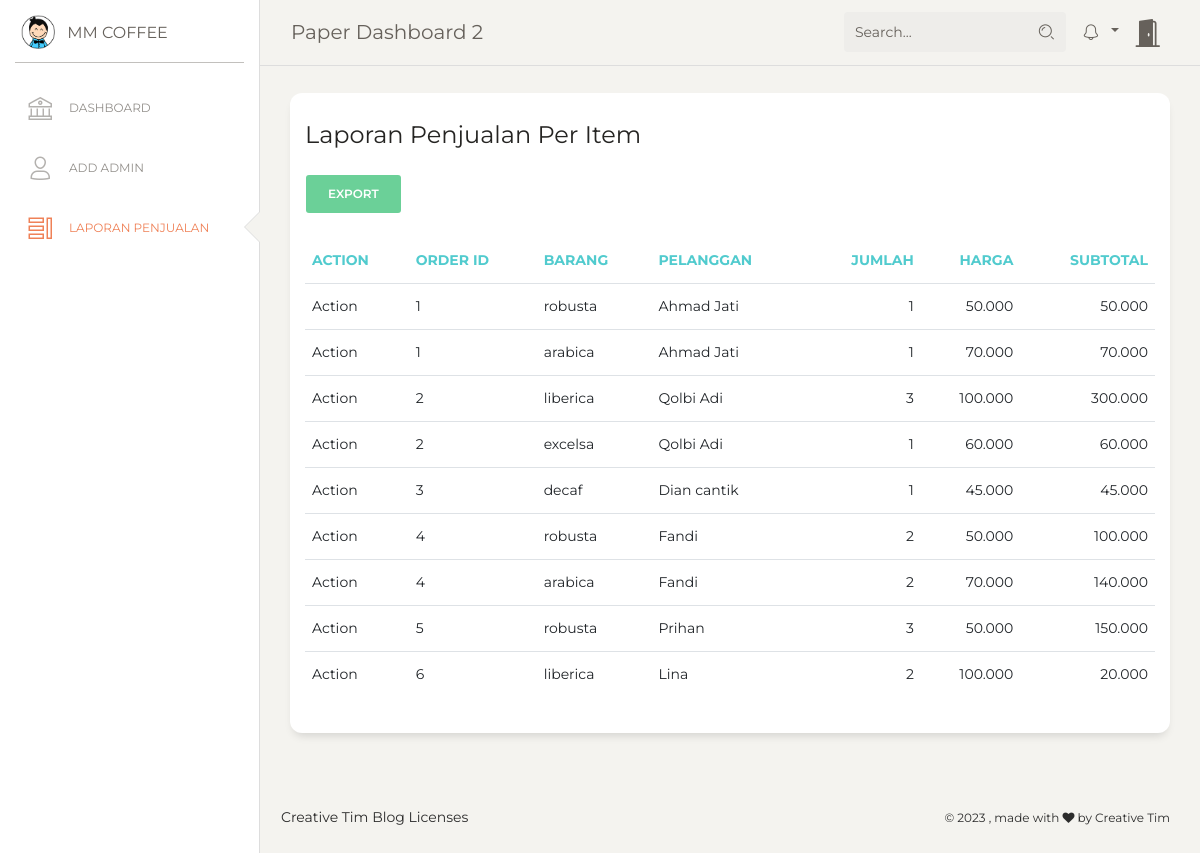
Page /owner/tables.php on the committed database.
### tables this page shows
CREATE TABLE `order_detail` (
  `orderDetail_id` int(11) NOT NULL,
  `produk_id` int(11) NOT NULL,
  `order_id` int(11) NOT NULL,
  `admin_id` int(11) NOT NULL,
  `quantity` int(11) NOT NULL,
  `harga_satuan` double NOT NULL,
  `sub_total` double NOT NULL
);

CREATE TABLE `produk` (
  `produk_id` int(11) NOT NULL,
  `nama_produk` varchar(30) NOT NULL,
  `harga_satuan` double NOT NULL,
  `stok` int(11) NOT NULL,
  `tgl_update` datetime NOT NULL DEFAULT current_timestamp() ON UPDATE current_timestamp(),
  `link_gambar` text NOT NULL
);

CREATE TABLE `order` (
  `order_id` int(11) NOT NULL,
  `date` datetime NOT NULL,
  `harga_total` double NOT NULL,
  `customer` varchar(50) NOT NULL,
  `metode_pembayaran` varchar(50) NOT NULL
);

### owner/tables.php (the view, shortened to what this page needs)
<!DOCTYPE html>
<html lang="en">
<head>
  <link href="https://maxcdn.bootstrapcdn.com/font-awesome/latest/css/font-awesome.min.css" rel="stylesheet" />
  <link rel="stylesheet" href="https://cdn.jsdelivr.net/npm/bootstrap-icons@1.10.2/font/bootstrap-icons.css">
  <link href="../assets/css/bootstrap.min.css" rel="stylesheet" />
  <link href="../assets/css/paper-dashboard.css?v=2.0.1" rel="stylesheet" />
  <link href="../assets/demo/demo.css" rel="stylesheet" />
</head>
<body class="">
  <div class="wrapper">
    <div class="sidebar" data-color="white" data-active-color="danger">
      <div class="logo">
        <a href="tables.php" class="simple-text logo-mini">
          <div class="logo-image-small">
            <img src="../assets/img/logo-small.png" />
          </div>
        </a>
        <a href="tables.php" class="simple-text logo-normal">
          MM COFFEE
        </a>
      </div>
      <div class="sidebar-wrapper">
        <ul class="nav">
          <li>
              <a href="./dashboard.php">
                <i class="nc-icon nc-bank"></i>
                <p>Dashboard</p>
              </a>
            </li>
            <li>
              <a href="./user.php">
                <i class="nc-icon nc-single-02"></i>
                <p>Add Admin</p>
              </a>
            </li>
            <li class="active">
              <a href="./tables.php">
                <i class="nc-icon nc-tile-56"></i>
                <p>Laporan Penjualan</p>
              </a>
            </li>
        </ul>
      </div>
    </div>
    <div class="main-panel">
      <nav class="navbar navbar-expand-lg navbar-absolute fixed-top navbar-transparent">
        <div class="container-fluid">
          <div class="navbar-wrapper">
            <a class="navbar-brand" href="javascript:;">Paper Dashboard 2</a>
          </div>
          <div class="collapse navbar-collapse justify-content-end" id="navigation">
            <form>
              <div class="input-group no-border">
                <input type="text" value="" class="form-control" placeholder="Search..." />
                <div class="input-group-append">
                  <div class="input-group-text">
                    <i class="nc-icon nc-zoom-split"></i>
                  </div>
                </div>
              </div>
            </form>
            <ul class="navbar-nav">
              <li class="nav-item btn-rotate dropdown">
                <a class="nav-link dropdown-toggle" href="http://example.com" id="navbarDropdownMenuLink" data-toggle="dropdown" aria-haspopup="true" aria-expanded="false">
                  <i class="nc-icon nc-bell-55"></i>
                </a>
              </li>
              <li class="nav-item-door">
                    <a href="../login/logout.php">
                      <i class="bi bi-door-open-fill"></i>
                    </a>
                </li>
            </ul>
          </div>
        </div>
      </nav>
      <div class="content">
        <div class="row">
          <div class="col-md-12">
            <div class="card">
              <div class="card-header">
                <h4 class="card-title">Laporan Penjualan Per Item</h4>
                <a href="export_lap_penjualan_item.php" target="_blank">
                  <button type="button" class="btn btn-success">EXPORT</button>
                </a>
              </div>
              <div class="card-body">
                <div class="table-responsive">
                  <table class="table">
                    <thead class="text-primary">
                      <th>Action</th>
                      <th>Order ID</th>
                      <th>Barang</th>
                      <th>Pelanggan</th>
                      <th class="text-right">Jumlah</th>
                      <th class="text-right">Harga</th>
                      <th class="text-right">Subtotal</th>
                    </thead>
                    <tbody>
                      <?php
                      include "../koneksi.php";
                      $query = "SELECT od.order_id,p.nama_produk,o.customer,od.quantity,od.harga_satuan,od.sub_total FROM order_detail od JOIN `order` o ON od.order_id=o.order_id JOIN produk p ON od.produk_id = p.produk_id;";
                      $result = mysqli_query($koneksi, $query);
                      while ($row = mysqli_fetch_assoc($result)) {
                        echo '<tr>
                                  <td>Action</td>
                                  <td>' . $row['order_id'] . '</td>
                                  <td>' . $row['nama_produk'] . '</td>
                                  <td>' . $row['customer'] . '</td>
                                  <td class="text-right">' . $row['quantity'] . '</td>
                                  <td class="text-right">' . number_format($row['harga_satuan'], 0, ',', '.') . '</td>
                                  <td class="text-right">' . number_format($row['sub_total'], 0, ',', '.') . '</td>
                                </tr>';
                      }
                      ?>
                    </tbody>
                  </table>
                </div>
              </div>
            </div>
          </div>
          </div>
      </div>
      <footer class="footer footer-black footer-white">
        <div class="container-fluid">
          <div class="row">
            <nav class="footer-nav">
              <ul>
                <li>Creative Tim</li>
                <li>Blog</li>
                <li>Licenses</li>
              </ul>
            </nav>
            <div class="credits ml-auto">
              <span class="copyright">
                ©
                , made with <i class="fa fa-heart heart"></i> by Creative Tim
              </span>
            </div>
          </div>
        </div>
      </footer>
    </div>
  </div>
</body>
</html>

### rows in the picture
order_detail: order "1", produk.nama_produk "robusta", order.customer "Ahmad Jati", quantity "1", harga_satuan "50.000", sub_total "50.000"
order_detail: order "1", produk.nama_produk "arabica", order.customer "Ahmad Jati", quantity "1", harga_satuan "70.000", sub_total "70.000"
order_detail: order "2", produk.nama_produk "liberica", order.customer "Qolbi Adi", quantity "3", harga_satuan "100.000", sub_total "300.000"
order_detail: order "2", produk.nama_produk "excelsa", order.customer "Qolbi Adi", quantity "1", harga_satuan "60.000", sub_total "60.000"
order_detail: order "3", produk.nama_produk "decaf", order.customer "Dian cantik", quantity "1", harga_satuan "45.000", sub_total "45.000"
order_detail: order "4", produk.nama_produk "robusta", order.customer "Fandi", quantity "2", harga_satuan "50.000", sub_total "100.000"
order_detail: order "4", produk.nama_produk "arabica", order.customer "Fandi", quantity "2", harga_satuan "70.000", sub_total "140.000"
order_detail: order "5", produk.nama_produk "robusta", order.customer "Prihan", quantity "3", harga_satuan "50.000", sub_total "150.000"
order_detail: order "6", produk.nama_produk "liberica", order.customer "Lina", quantity "2", harga_satuan "100.000", sub_total "20.000"
